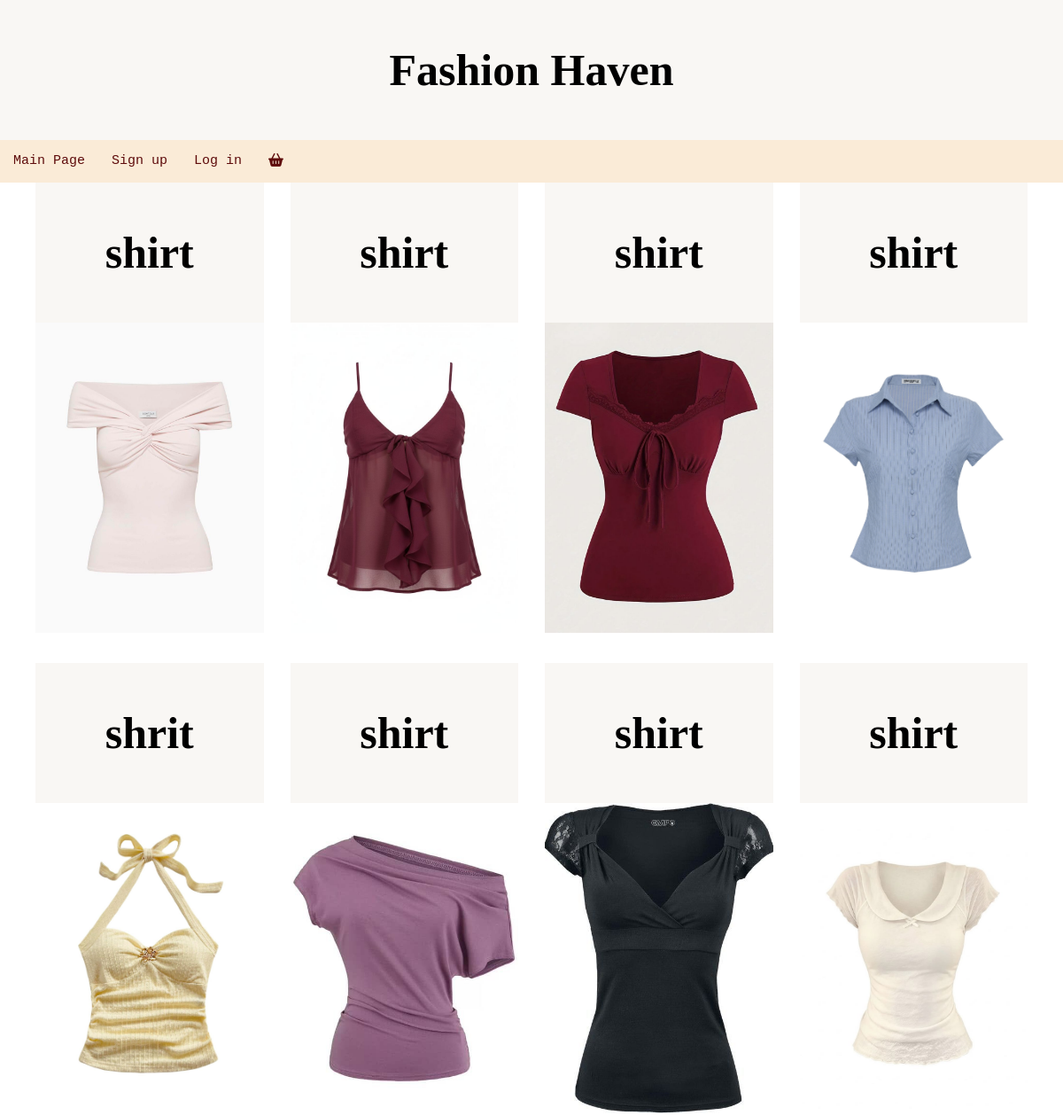
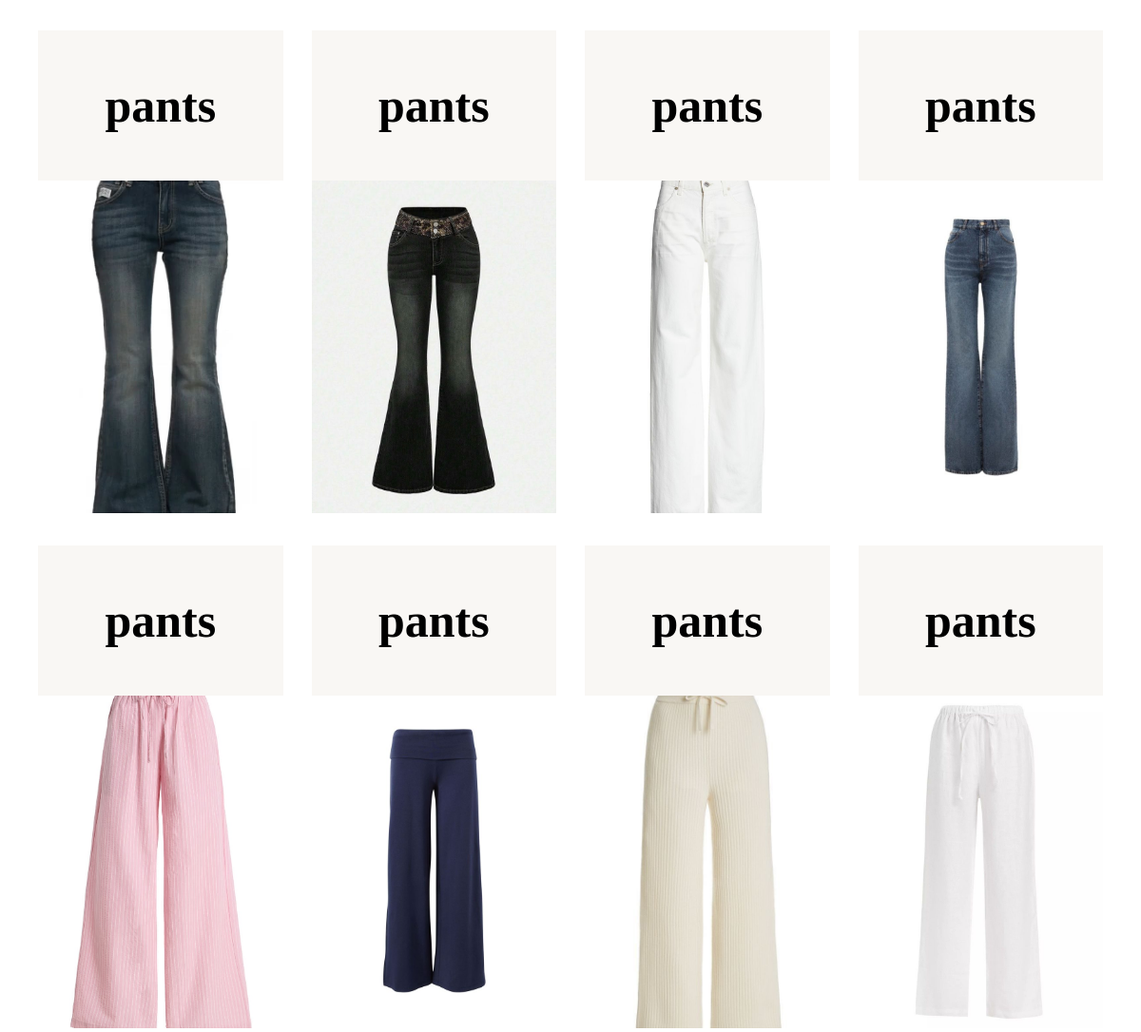
The page / on the database its author committed (2 pictures, top to bottom).
### tables this page shows
CREATE TABLE "Item" (
	"ID"	INTEGER,
	"Type"	INTEGER,
	"Info"	TEXT,
	"Color"	TEXT,
	"Price"	TEXT,
	"img-src"	TEXT,
	PRIMARY KEY("ID")
);

### app.py (the view)
@app.route('/') #routes to the main page
def index():
    results = query_db("SELECT * FROM Item")
    return render_template('index.html',results=results)

### app.py (called while the page is built)
def query_db(sql,args=(),one=False):
    db = sqlite3.connect('ERD .db')
    cursor = db.cursor()
    cursor.execute(sql, args)
    results = cursor.fetchall()
    print(sql, args, one)
    print('results:', results)
    db.commit()
    db.close()
    return (results[0] if results else None) if one else results

### templates/index.html (shortened to what this page needs)
{% extends 'base.html' %}
{% block content %}
<html>
<head>
</head>
<body>
<div class="gallery">
    {% for item in results %}
        <div class="item">
            <h1>{{ item[1] }}</h1>
            <a href="item/{{item[0]}}">
                <img src="{{url_for('static',filename='images/'+item[5])}}" alt="{{item[2]}}">
            </a>
        </div>
    {% endfor %}
</div>
</body>
</html>
{% endblock %}

### templates/base.html (shortened to what this page needs)
<!DOCTYPE html>
<html lang="en">
<head>
    <link rel="stylesheet" href="static/style.css">
</head>
<body>
    {% block heading %}
   <h1>Fashion Haven</h1>
{% endblock %}
    {% include 'nav.html'%}
        {% block content %}
    {% endblock %}
</body>
</html>

### templates/nav.html (shortened to what this page needs)
   <div class= "bg-img">
    <nav class="navbar">
        <ul>
            <li class="main"><a href="/">Main Page</a></li>
            <li class="signup"><a href="/signup">Sign up</a></li>
            <li class="login"><a href="/login">Log in</a></li>
            <li class= "checkout"><a href="/checkout" ><i class="fa-solid fa-basket-shopping"></i></a></li>
        </ul>
    </nav>
   </div>

### static/style.css (style rules this page uses)
* { margin: 0; padding: 0; font-family: 'Poppins', sans-serif; box-sizing: border-box; }
body { margin: 0px; background-image: url("https://images.unsplash.com/photo-1645785328791-64e8ff28edcd?q=80&w=2232&auto=format&fit=crop&ixlib=rb-4.1.0&ixid=M3wxMjA3fDB8MHxwaG90by1wYWdlfHx8fGVufDB8fHx8fA==Ybackground_image.avif"); background-repeat: no-repeat; background-attachment: fixed; }
h1 { text-align: center; padding: 50px; font-size: 50px; background-color: rgb(249, 247, 244); font-family: "Lucida Handwriting", Cursive; margin: 0; }
.navbar { position: sticky; top: 0; overflow: hidden; padding:0px; margin: 0px; }
.navbar ul { list-style-type: none; background-color:antiquewhite; padding:0px; margin: 0px; display: flex; }
.navbar a { color:rgb(94, 11, 11); text-decoration: none; padding: 15px; display: block; text-align: center; font-family: "Monaco", Monospace; font-size: 15px; display: block; float: left; }
.gallery { display: grid; grid-template-columns: repeat(4, minmax(80px, 1fr)); grid-template-rows: minmax(80px, auto); gap: 30px; padding: 0 40px; }
.item img { width: 100%; height: 350px; object-fit: cover; object-position: center; }

### rows shown on the page
Item: Type "shirt", url_for (picture)
Item: Type "shirt", url_for (picture)
Item: Type "shirt", url_for (picture)
Item: Type "shirt", url_for (picture)
Item: Type "shrit", url_for (picture)
Item: Type "shirt", url_for (picture)
Item: Type "shirt", url_for (picture)
Item: Type "shirt", url_for (picture)
Item: Type "pants", url_for (picture)
Item: Type "pants", url_for (picture)
Item: Type "pants", url_for (picture)
Item: Type "pants", url_for (picture)
Item: Type "pants", url_for (picture)
Item: Type "pants", url_for (picture)
Item: Type "pants", url_for (picture)
Item: Type "pants", url_for (picture)
